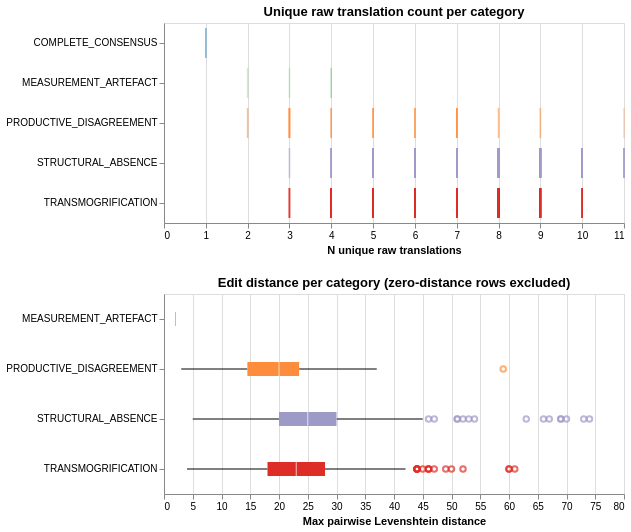

Write notebook code for a chart like this one.
### Markdown cell above
## 5.5 String Features per Category

The raw counts that drove the classification, including unique output counts and Levenshtein edit distances between normalised strings. These are the features the classifier actually read; there is no other signal.

### Code cell
feat_df = result_df[['category', 'n_unique_raw', 'n_unique_normalized', 'max_edit_distance']].copy()
feat_df['max_edit_distance'] = pd.to_numeric(feat_df['max_edit_distance'], errors='coerce')

print('Mean string features per category:')
print(
    feat_df.groupby('category')[['n_unique_raw', 'n_unique_normalized', 'max_edit_distance']]
    .mean().round(2).reindex(CAT_ORDER).to_string()
)

strip_chart = alt.Chart(feat_df).mark_tick(
    thickness=1.5, opacity=0.35,
).encode(
    x=alt.X('n_unique_raw:Q', title='N unique raw translations'),
    y=alt.Y('category:N', sort=CAT_ORDER, title=None),
    color=alt.Color(
        'category:N',
        scale=alt.Scale(domain=list(CAT_COLORS.keys()), range=list(CAT_COLORS.values())),
        legend=None,
    ),
    tooltip=['category:N', 'n_unique_raw:Q', 'max_edit_distance:Q'],
).properties(width=460, height=200, title='Unique raw translation count per category')

box_chart = alt.Chart(
    feat_df[
        feat_df['max_edit_distance'].notna() &
        (feat_df['max_edit_distance'] > 0)
    ]
).mark_boxplot(extent=1.5).encode(
    x=alt.X('max_edit_distance:Q', title='Max pairwise Levenshtein distance'),
    y=alt.Y('category:N', sort=CAT_ORDER, title=None),
    color=alt.Color(
        'category:N',
        scale=alt.Scale(domain=list(CAT_COLORS.keys()), range=list(CAT_COLORS.values())),
        legend=None,
    ),
).properties(
    width=460, height=200,
    title='Edit distance per category (zero-distance rows excluded)',
)

alt.vconcat(strip_chart, box_chart).resolve_scale(color='shared')

### Figure 1 — Vega specification as saved in the notebook (floating-point values rounded to 4 significant figures; data arrays with more than 128 entries replaced by an {"elided": "..."} marker saying what was removed)
{"$schema": "https://vega.github.io/schema/vega/v6.json", "data": [{"name": "source_1"}, {"name": "source_0"}, {"name": "data_0", "values": {"elided": "880 records"}}, {"name": "data_1"}, {"name": "data_2"}, {"name": "data_3", "values": [{"category": "TRANSMOGRIFICATION", "max_edit_distance": 47}, {"category": "TRANSMOGRIFICATION", "max_edit_distance": 49}, {"category": "TRANSMOGRIFICATION", "max_edit_distance": 46}, {"category": "PRODUCTIVE_DISAGREEMENT", "max_edit_distance": 59}, {"category": "STRUCTURAL_ABSENCE", "max_edit_distance": 69}, {"category": "STRUCTURAL_ABSENCE", "max_edit_distance": 51}, {"category": "TRANSMOGRIFICATION", "max_edit_distance": 61}, {"category": "TRANSMOGRIFICATION", "max_edit_distance": 44}, {"category": "STRUCTURAL_ABSENCE", "max_edit_distance": 46}, {"category": "TRANSMOGRIFICATION", "max_edit_distance": 50}, {"category": "STRUCTURAL_ABSENCE", "max_edit_distance": 74}, {"category": "TRANSMOGRIFICATION", "max_edit_distance": 44}, {"category": "STRUCTURAL_ABSENCE", "max_edit_distance": 63}, {"category": "STRUCTURAL_ABSENCE", "max_edit_distance": 53}, {"category": "TRANSMOGRIFICATION", "max_edit_distance": 60}, {"category": "STRUCTURAL_ABSENCE", "max_edit_distance": 67}, {"category": "STRUCTURAL_ABSENCE", "max_edit_distance": 73}, {"category": "TRANSMOGRIFICATION", "max_edit_distance": 46}, {"category": "TRANSMOGRIFICATION", "max_edit_distance": 60}, {"category": "TRANSMOGRIFICATION", "max_edit_distance": 46}, {"category": "TRANSMOGRIFICATION", "max_edit_distance": 44}, {"category": "TRANSMOGRIFICATION", "max_edit_distance": 45}, {"category": "STRUCTURAL_ABSENCE", "max_edit_distance": 52}, {"category": "STRUCTURAL_ABSENCE", "max_edit_distance": 51}, {"category": "STRUCTURAL_ABSENCE", "max_edit_distance": 66}, {"category": "STRUCTURAL_ABSENCE", "max_edit_distance": 54}, {"category": "TRANSMOGRIFICATION", "max_edit_distance": 52}, {"category": "TRANSMOGRIFICATION", "max_edit_distance": 44}, {"category": "STRUCTURAL_ABSENCE", "max_edit_distance": 47}, {"category": "STRUCTURAL_ABSENCE", "max_edit_distance": 69}, {"category": "STRUCTURAL_ABSENCE", "max_edit_distance": 70}, {"category": "TRANSMOGRIFICATION", "max_edit_distance": 44}]}, {"name": "data_4"}, {"name": "data_6", "values": [{"category": "TRANSMOGRIFICATION", "lower_box_max_edit_distance": 18.0, "lower_whisker_max_edit_distance": 4, "upper_whisker_max_edit_distance": 42}, {"category": "STRUCTURAL_ABSENCE", "lower_box_max_edit_distance": 20.0, "lower_whisker_max_edit_distance": 5, "upper_whisker_max_edit_distance": 45}, {"category": "PRODUCTIVE_DISAGREEMENT", "lower_box_max_edit_distance": 14.5, "lower_whisker_max_edit_distance": 3, "upper_whisker_max_edit_distance": 37}, {"category": "MEASUREMENT_ARTEFACT", "lower_box_max_edit_distance": 2.0, "lower_whisker_max_edit_distance": 2, "upper_whisker_max_edit_distance": 2}]}, {"name": "data_7", "values": [{"category": "TRANSMOGRIFICATION", "lower_whisker_max_edit_distance": 4, "upper_box_max_edit_distance": 28.0, "upper_whisker_max_edit_distance": 42}, {"category": "STRUCTURAL_ABSENCE", "lower_whisker_max_edit_distance": 5, "upper_box_max_edit_distance": 30.0, "upper_whisker_max_edit_distance": 45}, {"category": "PRODUCTIVE_DISAGREEMENT", "lower_whisker_max_edit_distance": 3, "upper_box_max_edit_distance": 23.5, "upper_whisker_max_edit_distance": 37}, {"category": "MEASUREMENT_ARTEFACT", "lower_whisker_max_edit_distance": 2, "upper_box_max_edit_distance": 2.0, "upper_whisker_max_edit_distance": 2}]}, {"name": "data_8"}, {"name": "data_10", "values": [{"category": "TRANSMOGRIFICATION", "lower_box_max_edit_distance": 18.0, "max_max_edit_distance": 61, "mid_box_max_edit_distance": 23, "min_max_edit_distance": 4, "upper_box_max_edit_distance": 28.0}, {"category": "STRUCTURAL_ABSENCE", "lower_box_max_edit_distance": 20.0, "max_max_edit_distance": 74, "mid_box_max_edit_distance": 25, "min_max_edit_distance": 5, "upper_box_max_edit_distance": 30.0}, {"category": "PRODUCTIVE_DISAGREEMENT", "lower_box_max_edit_distance": 14.5, "max_max_edit_distance": 59, "mid_box_max_edit_distance": 20, "min_max_edit_distance": 3, "upper_box_max_edit_distance": 23.5}, {"category": "MEASUREMENT_ARTEFACT", "lower_box_max_edit_distance": 2.0, "max_max_edit_distance": 2, "mid_box_max_edit_distance": 2, "min_max_edit_distance": 2, "upper_box_max_edit_distance": 2.0}]}, {"name": "data_11", "values": [{"category": "TRANSMOGRIFICATION", "lower_box_max_edit_distance": 18.0, "max_max_edit_distance": 61, "mid_box_max_edit_distance": 23, "min_max_edit_distance": 4, "upper_box_max_edit_distance": 28.0}, {"category": "STRUCTURAL_ABSENCE", "lower_box_max_edit_distance": 20.0, "max_max_edit_distance": 74, "mid_box_max_edit_distance": 25, "min_max_edit_distance": 5, "upper_box_max_edit_distance": 30.0}, {"category": "PRODUCTIVE_DISAGREEMENT", "lower_box_max_edit_distance": 14.5, "max_max_edit_distance": 59, "mid_box_max_edit_distance": 20, "min_max_edit_distance": 3, "upper_box_max_edit_distance": 23.5}, {"category": "MEASUREMENT_ARTEFACT", "lower_box_max_edit_distance": 2.0, "max_max_edit_distance": 2, "mid_box_max_edit_distance": 2, "min_max_edit_distance": 2, "upper_box_max_edit_distance": 2.0}]}, {"name": "data_0_concat_0_x_domain_n_unique_raw", "values": [{"min": 1, "max": 11}]}, {"name": "source_0_concat_0_y_domain_category", "values": [{"category": "TRANSMOGRIFICATION", "sort_field": 4.0}, {"category": "STRUCTURAL_ABSENCE", "sort_field": 3.0}, {"category": "PRODUCTIVE_DISAGREEMENT", "sort_field": 2.0}, {"category": "COMPLETE_CONSENSUS", "sort_field": 0.0}, {"category": "MEASUREMENT_ARTEFACT", "sort_field": 1.0}]}, {"name": "data_2_concat_1_y_domain_category_0", "values": [{"category": "TRANSMOGRIFICATION", "sort_field": 4.0}, {"category": "PRODUCTIVE_DISAGREEMENT", "sort_field": 2.0}, {"category": "STRUCTURAL_ABSENCE", "sort_field": 3.0}]}, {"name": "data_4_concat_1_y_domain_category_1", "values": [{"category": "TRANSMOGRIFICATION", "sort_field": 4.0}, {"category": "STRUCTURAL_ABSENCE", "sort_field": 3.0}, {"category": "PRODUCTIVE_DISAGREEMENT", "sort_field": 2.0}, {"category": "MEASUREMENT_ARTEFACT", "sort_field": 1.0}]}, {"name": "data_8_concat_1_y_domain_category_2", "values": [{"category": "TRANSMOGRIFICATION", "sort_field": 4.0}, {"category": "STRUCTURAL_ABSENCE", "sort_field": 3.0}, {"category": "PRODUCTIVE_DISAGREEMENT", "sort_field": 2.0}, {"category": "MEASUREMENT_ARTEFACT", "sort_field": 1.0}]}], "signals": [{"name": "childHeight", "value": 200}], "marks": [{"type": "group", "name": "concat_0_group", "encode": {"update": {"width": {"signal": "width"}, "height": {"signal": "childHeight"}}}, "marks": [{"type": "rect", "name": "concat_0_marks", "from": {"data": "data_0"}, "encode": {"update": {"opacity": {"value": 0.35}, "xc": {"field": "n_unique_raw", "scale": "concat_0_x"}, "fill": {"field": "category", "scale": "color"}, "tooltip": {"signal": "{\"category\": isValid(datum[\"category\"]) ? datum[\"category\"] : \"\"+datum[\"category\"], \"n_unique_raw\": format(datum[\"n_unique_raw\"], \"\"), \"max_edit_distance\": format(datum[\"max_edit_distance\"], \"\")}"}, "width": {"value": 1.5}, "height": {"signal": "max(0.25, bandwidth('concat_0_y'))"}, "y": {"field": "category", "scale": "concat_0_y"}}}, "style": ["tick"]}], "axes": [{"scale": "concat_0_x", "zindex": 0, "gridScale": "concat_0_y", "grid": true, "aria": false, "labels": false, "tickCount": {"signal": "ceil(width/40)"}, "maxExtent": 0, "ticks": false, "orient": "bottom", "domain": false, "minExtent": 0}, {"scale": "concat_0_x", "orient": "bottom", "tickCount": {"signal": "ceil(width/40)"}, "grid": false, "title": "N unique raw translations", "labelFlush": true, "labelOverlap": true, "zindex": 0}, {"scale": "concat_0_y", "orient": "left", "zindex": 0, "grid": false}], "title": {"text": "Unique raw translation count per category", "frame": "group"}, "style": "cell"}, {"type": "group", "name": "concat_1_group", "encode": {"update": {"width": {"signal": "width"}, "height": {"signal": "childHeight"}}}, "marks": [{"type": "symbol", "name": "concat_1_layer_0_layer_0_marks", "from": {"data": "data_3"}, "encode": {"update": {"stroke": {"field": "category", "scale": "color"}, "opacity": {"value": 0.7}, "y": {"field": "category", "scale": "concat_1_y", "band": 0.5}, "x": {"field": "max_edit_distance", "scale": "concat_1_x"}, "fill": {"value": "transparent"}}}, "style": ["point", "boxplot-outliers"]}, {"type": "rule", "name": "concat_1_layer_0_layer_1_layer_0_marks", "from": {"data": "data_6"}, "encode": {"update": {"tooltip": {"signal": "{\"Upper Whisker of Max pairwise Levenshtein distance\": format(datum[\"upper_whisker_max_edit_distance\"], \"\"), \"Lower Whisker of Max pairwise Levenshtein distance\": format(datum[\"lower_whisker_max_edit_distance\"], \"\"), \"category\": isValid(datum[\"category\"]) ? datum[\"category\"] : \"\"+datum[\"category\"]}"}, "x2": {"field": "lower_box_max_edit_distance", "scale": "concat_1_x"}, "y": {"field": "category", "scale": "concat_1_y", "band": 0.5}, "x": {"field": "lower_whisker_max_edit_distance", "scale": "concat_1_x"}, "stroke": {"value": "black"}}}, "style": ["rule", "boxplot-rule"], "aria": false}, {"type": "rule", "name": "concat_1_layer_0_layer_1_layer_1_marks", "from": {"data": "data_7"}, "encode": {"update": {"stroke": {"value": "black"}, "x2": {"field": "upper_whisker_max_edit_distance", "scale": "concat_1_x"}, "y": {"field": "category", "scale": "concat_1_y", "band": 0.5}, "tooltip": {"signal": "{\"Upper Whisker of Max pairwise Levenshtein distance\": format(datum[\"upper_whisker_max_edit_distance\"], \"\"), \"Lower Whisker of Max pairwise Levenshtein distance\": format(datum[\"lower_whisker_max_edit_distance\"], \"\"), \"category\": isValid(datum[\"category\"]) ? datum[\"category\"] : \"\"+datum[\"category\"]}"}, "x": {"field": "upper_box_max_edit_distance", "scale": "concat_1_x"}}}, "style": ["rule", "boxplot-rule"], "aria": false}, {"type": "rect", "name": "concat_1_layer_1_layer_0_marks", "from": {"data": "data_10"}, "encode": {"update": {"yc": {"field": "category", "scale": "concat_1_y", "band": 0.5}, "fill": {"field": "category", "scale": "color"}, "x": {"field": "lower_box_max_edit_distance", "scale": "concat_1_x"}, "tooltip": {"signal": "{\"Max of Max pairwise Levenshtein distance\": format(datum[\"max_max_edit_distance\"], \"\"), \"Q3 of Max pairwise Levenshtein distance\": format(datum[\"upper_box_max_edit_distance\"], \"\"), \"Median of Max pairwise Levenshtein distance\": format(datum[\"mid_box_max_edit_distance\"], \"\"), \"Q1 of Max pairwise Levenshtein distance\": format(datum[\"lower_box_max_edit_distance\"], \"\"), \"Min of Max pairwise Levenshtein distance\": format(datum[\"min_max_edit_distance\"], \"\"), \"category\": isValid(datum[\"category\"]) ? datum[\"category\"] : \"\"+datum[\"category\"]}"}, "x2": {"field": "upper_box_max_edit_distance", "scale": "concat_1_x"}, "height": {"value": 14}}}, "style": ["bar", "boxplot-box"]}, {"type": "rect", "name": "concat_1_layer_1_layer_1_marks", "from": {"data": "data_11"}, "encode": {"update": {"tooltip": {"signal": "{\"Max of Max pairwise Levenshtein distance\": format(datum[\"max_max_edit_distance\"], \"\"), \"Q3 of Max pairwise Levenshtein distance\": format(datum[\"upper_box_max_edit_distance\"], \"\"), \"Median of Max pairwise Levenshtein distance\": format(datum[\"mid_box_max_edit_distance\"], \"\"), \"Q1 of Max pairwise Levenshtein distance\": format(datum[\"lower_box_max_edit_distance\"], \"\"), \"Min of Max pairwise Levenshtein distance\": format(datum[\"min_max_edit_distance\"], \"\"), \"category\": isValid(datum[\"category\"]) ? datum[\"category\"] : \"\"+datum[\"category\"]}"}, "xc": {"field": "mid_box_max_edit_distance", "scale": "concat_1_x"}, "width": {"value": 1}, "height": {"value": 14}, "fill": [{"field": "category", "scale": "color", "test": "datum['lower_box_max_edit_distance'] >= datum['upper_box_max_edit_distance']"}, {"value": "white"}], "opacity": {"value": 0.7}, "yc": {"field": "category", "scale": "concat_1_y", "band": 0.5}}}, "aria": false, "style": ["tick", "boxplot-median"]}], "axes": [{"scale": "concat_1_x", "tickCount": {"signal": "ceil(width/40)"}, "gridScale": "concat_1_y", "grid": true, "orient": "bottom", "aria": false, "maxExtent": 0, "minExtent": 0, "ticks": false, "zindex": 0, "domain": false, "labels": false}, {"scale": "concat_1_x", "labelFlush": true, "tickCount": {"signal": "ceil(width/40)"}, "zindex": 0, "title": "Max pairwise Levenshtein distance", "orient": "bottom", "labelOverlap": true, "grid": false}, {"scale": "concat_1_y", "zindex": 0, "orient": "left", "grid": false}], "title": {"text": "Edit distance per category (zero-distance rows excluded)", "frame": "group"}, "style": "cell"}], "scales": [{"name": "color", "type": "ordinal", "domain": ["COMPLETE_CONSENSUS", "MEASUREMENT_ARTEFACT", "PRODUCTIVE_DISAGREEMENT", "STRUCTURAL_ABSENCE", "TRANSMOGRIFICATION"], "range": ["#6baed6", "#74c476", "#fd8d3c", "#9e9ac8", "#de2d26"]}, {"name": "concat_0_x", "type": "linear", "domain": [{"signal": "(data(\"data_0_concat_0_x_domain_n_unique_raw\")[0] || {}).min"}, {"signal": "(data(\"data_0_concat_0_x_domain_n_unique_raw\")[0] || {}).max"}], "range": [0, {"signal": "width"}], "nice": true, "zero": true}, {"name": "concat_0_y", "type": "band", "domain": {"data": "source_0_concat_0_y_domain_category", "field": "category", "sort": {"op": "max", "field": "sort_field"}}, "range": [0, {"signal": "childHeight"}], "paddingInner": 0.25, "paddingOuter": 0.125}, {"name": "concat_1_x", "type": "linear", "domain": {"fields": [{"data": "data_3", "field": "max_edit_distance"}, {"data": "data_6", "field": "lower_whisker_max_edit_distance"}, {"data": "data_6", "field": "lower_box_max_edit_distance"}, {"data": "data_7", "field": "upper_box_max_edit_distance"}, {"data": "data_7", "field": "upper_whisker_max_edit_distance"}, {"data": "data_10", "field": "lower_box_max_edit_distance"}, {"data": "data_10", "field": "upper_box_max_edit_distance"}, {"data": "data_11", "field": "mid_box_max_edit_distance"}]}, "range": [0, {"signal": "width"}], "zero": true, "nice": true}, {"name": "concat_1_y", "type": "band", "domain": {"fields": [{"data": "data_2_concat_1_y_domain_category_0", "field": "category"}, {"data": "data_4_concat_1_y_domain_category_1", "field": "category"}, {"data": "data_8_concat_1_y_domain_category_2", "field": "category"}], "sort": {"op": "max", "field": "sort_field"}}, "range": [0, {"signal": "childHeight"}], "paddingInner": 0, "paddingOuter": 0}], "width": 460, "background": "white", "padding": 5, "layout": {"padding": 20, "columns": 1, "bounds": "full", "align": "each"}}
